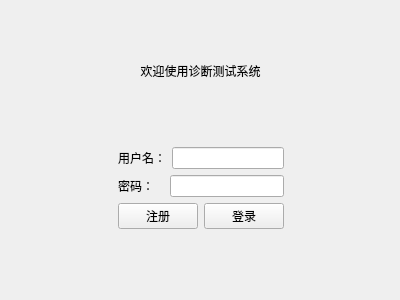
<?xml version="1.0" encoding="UTF-8"?>
<ui version="4.0">
 <class>LoginView</class>
 <widget class="QWidget" name="LoginView">
  <property name="geometry">
   <rect>
    <x>0</x>
    <y>0</y>
    <width>400</width>
    <height>300</height>
   </rect>
  </property>
  <property name="windowTitle">
   <string>登录</string>
  </property>
  <widget class="QWidget" name="">
   <property name="geometry">
    <rect>
     <x>0</x>
     <y>0</y>
     <width>401</width>
     <height>291</height>
    </rect>
   </property>
   <layout class="QVBoxLayout" name="verticalLayout_2">
    <item>
     <spacer name="verticalSpacer_2">
      <property name="orientation">
       <enum>Qt::Orientation::Vertical</enum>
      </property>
      <property name="sizeHint" stdset="0">
       <size>
        <width>20</width>
        <height>40</height>
       </size>
      </property>
     </spacer>
    </item>
    <item>
     <widget class="QLabel" name="label">
      <property name="text">
       <string>欢迎使用诊断测试系统</string>
      </property>
      <property name="alignment">
       <set>Qt::AlignmentFlag::AlignCenter</set>
      </property>
     </widget>
    </item>
    <item>
     <spacer name="verticalSpacer">
      <property name="orientation">
       <enum>Qt::Orientation::Vertical</enum>
      </property>
      <property name="sizeHint" stdset="0">
       <size>
        <width>20</width>
        <height>40</height>
       </size>
      </property>
     </spacer>
    </item>
    <item>
     <layout class="QHBoxLayout" name="horizontalLayout_4">
      <item>
       <spacer name="horizontalSpacer">
        <property name="orientation">
         <enum>Qt::Orientation::Horizontal</enum>
        </property>
        <property name="sizeHint" stdset="0">
         <size>
          <width>40</width>
          <height>20</height>
         </size>
        </property>
       </spacer>
      </item>
      <item>
       <layout class="QVBoxLayout" name="verticalLayout">
        <item>
         <layout class="QHBoxLayout" name="horizontalLayout">
          <item>
           <widget class="QLabel" name="label_2">
            <property name="text">
             <string>用户名：</string>
            </property>
           </widget>
          </item>
          <item>
           <widget class="QLineEdit" name="inputUsername"/>
          </item>
         </layout>
        </item>
        <item>
         <layout class="QHBoxLayout" name="horizontalLayout_2">
          <item>
           <widget class="QLabel" name="label_3">
            <property name="text">
             <string>密码：   </string>
            </property>
           </widget>
          </item>
          <item>
           <widget class="QLineEdit" name="inputPasswd"/>
          </item>
         </layout>
        </item>
        <item>
         <layout class="QHBoxLayout" name="horizontalLayout_3">
          <item>
           <widget class="QPushButton" name="btSignUp">
            <property name="text">
             <string>注册</string>
            </property>
           </widget>
          </item>
          <item>
           <widget class="QPushButton" name="btSignIn">
            <property name="text">
             <string>登录</string>
            </property>
           </widget>
          </item>
         </layout>
        </item>
       </layout>
      </item>
      <item>
       <spacer name="horizontalSpacer_2">
        <property name="orientation">
         <enum>Qt::Orientation::Horizontal</enum>
        </property>
        <property name="sizeHint" stdset="0">
         <size>
          <width>40</width>
          <height>20</height>
         </size>
        </property>
       </spacer>
      </item>
     </layout>
    </item>
    <item>
     <spacer name="verticalSpacer_3">
      <property name="orientation">
       <enum>Qt::Orientation::Vertical</enum>
      </property>
      <property name="sizeHint" stdset="0">
       <size>
        <width>20</width>
        <height>40</height>
       </size>
      </property>
     </spacer>
    </item>
   </layout>
  </widget>
 </widget>
 <resources/>
 <connections/>
</ui>
